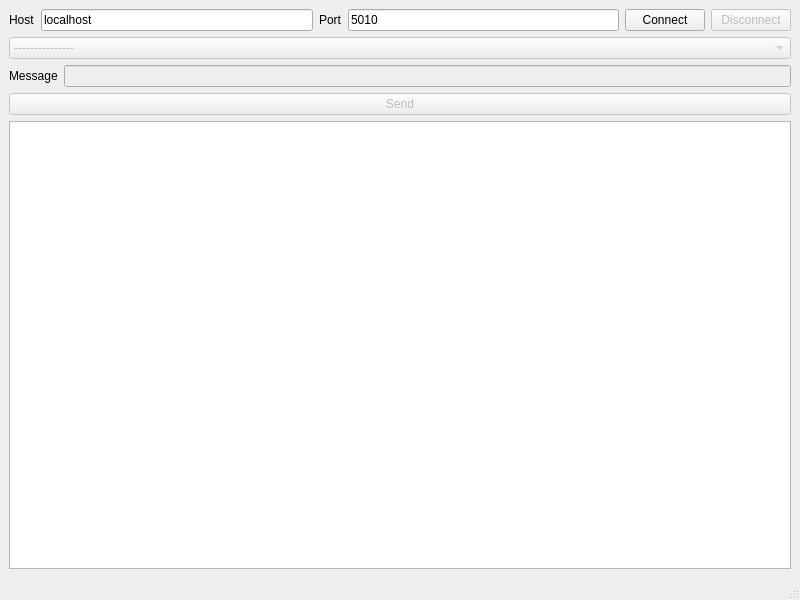
<?xml version="1.0" encoding="UTF-8"?>
<ui version="4.0">
 <class>MainWindow</class>
 <widget class="QMainWindow" name="MainWindow">
  <property name="geometry">
   <rect>
    <x>0</x>
    <y>0</y>
    <width>800</width>
    <height>600</height>
   </rect>
  </property>
  <property name="windowTitle">
   <string>FIAS Test Client</string>
  </property>
  <property name="windowIcon">
   <iconset resource="../assets/resources.qrc">
    <normaloff>:/images/favicon.png</normaloff>
    <normalon>:/images/favicon.png</normalon>
    <disabledoff>:/images/favicon.png</disabledoff>
    <activeon>:/images/favicon.png</activeon>
    <selectedon>:/images/favicon.png</selectedon>:/images/favicon.png</iconset>
  </property>
  <widget class="QWidget" name="centralwidget">
   <layout class="QGridLayout" name="gridLayout_2">
    <item row="3" column="1">
     <widget class="QPushButton" name="sendMessageButton">
      <property name="enabled">
       <bool>false</bool>
      </property>
      <property name="text">
       <string>Send</string>
      </property>
     </widget>
    </item>
    <item row="4" column="1">
     <layout class="QHBoxLayout" name="horizontalLayout_6">
      <item>
       <widget class="QTextEdit" name="logsTextArea">
        <property name="font">
         <font>
          <family>Ubuntu Mono</family>
         </font>
        </property>
        <property name="readOnly">
         <bool>true</bool>
        </property>
       </widget>
      </item>
     </layout>
    </item>
    <item row="2" column="1">
     <layout class="QHBoxLayout" name="horizontalLayout_3">
      <item>
       <widget class="QLabel" name="label_3">
        <property name="text">
         <string>Message</string>
        </property>
       </widget>
      </item>
      <item>
       <widget class="QLineEdit" name="messageInput">
        <property name="enabled">
         <bool>false</bool>
        </property>
       </widget>
      </item>
     </layout>
    </item>
    <item row="0" column="1">
     <layout class="QHBoxLayout" name="horizontalLayout">
      <item>
       <widget class="QLabel" name="label">
        <property name="text">
         <string>Host</string>
        </property>
       </widget>
      </item>
      <item>
       <widget class="QLineEdit" name="hostAddressInput">
        <property name="text">
         <string>localhost</string>
        </property>
       </widget>
      </item>
      <item>
       <widget class="QLabel" name="label_2">
        <property name="text">
         <string>Port</string>
        </property>
       </widget>
      </item>
      <item>
       <widget class="QLineEdit" name="hostPortInput">
        <property name="text">
         <string>5010</string>
        </property>
       </widget>
      </item>
      <item>
       <widget class="QPushButton" name="connectButton">
        <property name="text">
         <string>Connect</string>
        </property>
       </widget>
      </item>
      <item>
       <widget class="QPushButton" name="disconnetPushButton">
        <property name="enabled">
         <bool>false</bool>
        </property>
        <property name="text">
         <string>Disconnect</string>
        </property>
       </widget>
      </item>
     </layout>
    </item>
    <item row="1" column="1">
     <widget class="QComboBox" name="eventComboBox">
      <property name="enabled">
       <bool>false</bool>
      </property>
      <item>
       <property name="text">
        <string>---------------</string>
       </property>
      </item>
      <item>
       <property name="text">
        <string>Posting inquery PR</string>
       </property>
      </item>
      <item>
       <property name="text">
        <string>Posting request PR</string>
       </property>
      </item>
      <item>
       <property name="text">
        <string>Posting simple PS</string>
       </property>
      </item>
      <item>
       <property name="text">
        <string>Bill view XR</string>
       </property>
      </item>
      <item>
       <property name="text">
        <string>Remote Checkout XC</string>
       </property>
      </item>
      <item>
       <property name="text">
        <string>Link record LR</string>
       </property>
      </item>
     </widget>
    </item>
   </layout>
  </widget>
  <widget class="QStatusBar" name="statusbar"/>
 </widget>
 <resources>
  <include location="../assets/resources.qrc"/>
 </resources>
 <connections/>
</ui>
